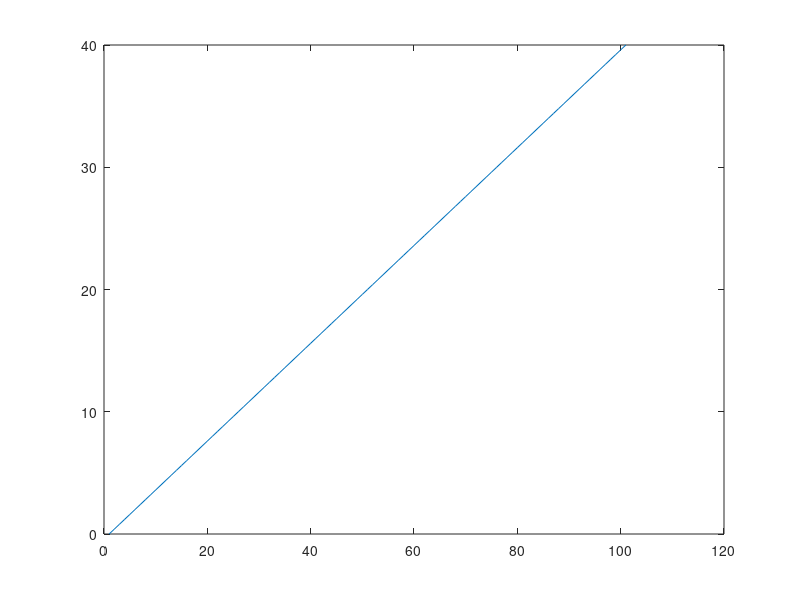

The MATLAB script that drew this image:
%% ==================== BLIJF VAN DE VOLGENDE CODE AF! ====================
%                    |32ac26d5667187986e365339a220827a|
%                            1711051801
%
% LEES DE VOLGENDE REGELS:
%
% 1 -   De volgende DOOR ONS AANGEMAAKTE zaken mag je NIET aanpassen:
%                           A: Bestandsnamen
%                           B: Door ons aangemaakt commentaar
%                           C: Folders en folderstructuur
%                           D: De code in deze codesectie
%       Doe je dat toch dan krijg je GEEN punten voor deze weekopdracht.
% 2 -   Als dit bestand niet uit te voeren valt, bijvoorbeeld doordat je
%       tijdens het uitvoeren een foutmelding krijgt, krijg je GEEN punten!
% 3 -   Elke variabele waar 'NaN' aan wordt toegekend moet JIJ bewerken.
% 4 -   Je maakt de opdracht in dit bestand. Vul het bestand alleen met
%       voor de opdracht nuttige code. Doe je dit niet dan kan dat een
%       vermindering van het te verdienen aantal punten als gevolg hebben.
% 5 -   Door JOU geschreven commentaar regels (met %% of %) worden niet
%       door ons gelezen of gebruikt. 
% 
% Opdrachtbeschrijving:
% Deze opdracht bestaat uit het schrijven/aanvullen van een SCRIPT. De
% specifieke opdracht staat hieronder.
%
% LET OP!
% Exacte naamgeving is heel belangrijk! Merk bv. het verschil op tussen
% de twee variabelen: 'mekker' en de variabele 'Mekker'. Matlab maakt dus 
% onderscheid tussen kleine letters en hoofdletters.
%
% =================== BLIJF VAN VOORGAANDE CODE AF! ======================
 
%% Opdracht 1
% Maak een plot van alleen de variabele 'x'.

t = 0:0.2:20;
x = t*2;
y = t.^2;

plot(x);
